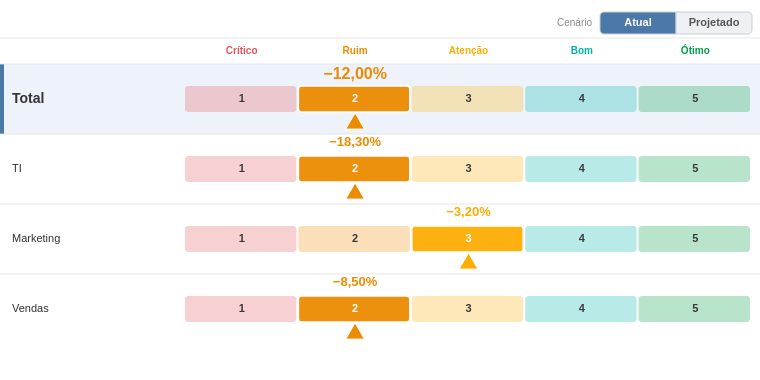

Describe this chart as a Vega-Lite specification.
### Vega specification from a JSON file in a GitHub repository (floating-point values rounded to 4 significant figures)
{"$schema": "https://vega.github.io/schema/vega/v6.json", "description": "PROTÓTIPO v3 (toggle Atual/Projetado; base projetada = PlanejadoAnual) — igual ao Deneb, com width/height e dataset fictício. Testar em vega.github.io/editor.", "width": 760, "height": 380, "autosize": {"type": "none", "resize": true, "contains": "padding"}, "padding": {"left": 0, "right": 0, "top": 8, "bottom": 8}, "signals": [{"name": "totalWidth", "update": "width"}, {"name": "containerH", "update": "height"}, {"name": "labelWidth", "value": 185}, {"name": "nameW", "update": "min(340, totalWidth * 0.45)"}, {"name": "barAreaWidth", "update": "totalWidth - labelWidth - 8"}, {"name": "segW", "update": "barAreaWidth / 5"}, {"name": "headerH", "value": 26}, {"name": "rowH", "value": 70}, {"name": "barH", "value": 26}, {"name": "barOffY", "value": 22}, {"name": "toolbarH", "value": 30}, {"name": "topPad", "update": "toolbarH + 46"}, {"name": "bottomPad", "value": 10}, {"name": "viewportH", "update": "max(60, containerH - topPad - bottomPad)"}, {"name": "nChild", "update": "data('children').length"}, {"name": "projRowH", "update": "nChild > 0 ? clamp(viewportH / nChild, 30, 44) : 42"}, {"name": "barHt", "update": "min(26, projRowH - 14)"}, {"name": "contentH", "update": "nChild * projRowH"}, {"name": "maxScroll", "update": "max(0, contentH - viewportH)"}, {"name": "thumbH", "update": "max(24, viewportH * (viewportH / max(contentH, 1)))"}, {"name": "chartPad", "value": 12}, {"name": "chartLeft", "update": "nameW + chartPad"}, {"name": "chartRight", "update": "totalWidth - 16"}, {"name": "centerX", "update": "(chartLeft + chartRight) / 2"}, {"name": "divMax", "update": "data('childExtent').length ? data('childExtent')[0].maxAbs : 1"}, {"name": "segW2", "value": 76}, {"name": "segProjX", "update": "totalWidth - 8 - segW2"}, {"name": "segAtualX", "update": "segProjX - segW2"}, {"name": "currentNode", "value": null, "on": [{"events": "@areaRow:click", "update": "datum.Nome"}, {"events": "@backBtn:click", "update": "null"}]}, {"name": "cenario", "value": "atual", "on": [{"events": "@segAtual:click", "update": "'atual'"}, {"events": "@segProj:click", "update": "'proj'"}]}, {"name": "scrollY", "value": 0, "on": [{"events": {"signal": "currentNode"}, "update": "0"}, {"events": {"signal": "nChild"}, "update": "0"}, {"events": {"signal": "cenario"}, "update": "0"}, {"events": {"type": "wheel", "consume": true, "filter": ["currentNode !== null"]}, "update": "clamp(scrollY + event.deltaY, 0, maxScroll)"}, {"events": "[@scrollThumb:pointerdown, window:pointerup] > window:pointermove", "update": "clamp(scrollY + event.movementY * (contentH / viewportH), 0, maxScroll)"}]}, {"name": "animMs", "value": 350}, {"name": "animStart", "value": 0, "on": [{"events": {"signal": "currentNode"}, "update": "now()"}, {"events": {"signal": "cenario"}, "update": "now()"}]}, {"name": "tRaw", "value": 1, "on": [{"events": {"type": "timer", "throttle": 20}, "update": "animStart > 0 ? min((now() - animStart) / animMs, 1) : 1"}]}, {"name": "tEase", "update": "tRaw * (2 - tRaw)"}], "data": [{"name": "dataset", "values": [{"Nome": "Total", "Pai": null, "Nivel": 1, "Ordem": 0, "Desvio": -12.0, "Nota": 2, "Planejado": 2160, "Realizado": 2420, "Projetado": 2300, "DesvioProj": 6.5, "NotaProj": 3, "PlanejadoAnual": 4400}, {"Nome": "TI", "Pai": "Total", "Nivel": 2, "Ordem": 1, "Desvio": -18.3, "Nota": 2, "Planejado": 1000, "Realizado": 1183, "Projetado": 1080, "DesvioProj": 8.0, "NotaProj": 3, "PlanejadoAnual": 2050}, {"Nome": "Marketing", "Pai": "Total", "Nivel": 2, "Ordem": 2, "Desvio": -3.2, "Nota": 3, "Planejado": 410, "Realizado": 423, "Projetado": 405, "DesvioProj": -1.2, "NotaProj": 4, "PlanejadoAnual": 820}, {"Nome": "Vendas", "Pai": "Total", "Nivel": 2, "Ordem": 3, "Desvio": -8.5, "Nota": 2, "Planejado": 750, "Realizado": 814, "Projetado": 835, "DesvioProj": 11.3, "NotaProj": 2, "PlanejadoAnual": 1530}, {"Nome": "Migração ERP Corporativo Global", "Pai": "TI", "Nivel": 3, "Ordem": 0, "Desvio": -28.0, "Nota": 1, "Planejado": 500, "Realizado": 640, "Projetado": 660, "PlanejadoAnual": 1000}, {"Nome": "Upgrade Wi-Fi", "Pai": "TI", "Nivel": 3, "Ordem": 0, "Desvio": -18.7, "Nota": 2, "Planejado": 80, "Realizado": 95, "Projetado": 98, "PlanejadoAnual": 165}, {"Nome": "Data Lake", "Pai": "TI", "Nivel": 3, "Ordem": 0, "Desvio": -10.0, "Nota": 2, "Planejado": 300, "Realizado": 330, "Projetado": 305, "PlanejadoAnual": 600}, {"Nome": "Helpdesk", "Pai": "TI", "Nivel": 3, "Ordem": 0, "Desvio": 18.3, "Nota": 4, "Planejado": 120, "Realizado": 98, "Projetado": 118, "PlanejadoAnual": 240}, {"Nome": "Portal do Colaborador", "Pai": "TI", "Nivel": 3, "Ordem": 0, "Desvio": null, "Nota": null, "Planejado": 220, "Realizado": null, "Projetado": 210, "PlanejadoAnual": 440}, {"Nome": "Segurança / SOC", "Pai": "TI", "Nivel": 3, "Ordem": 0, "Desvio": -7.0, "Nota": 3, "Planejado": 160, "Realizado": 171, "Projetado": 175, "PlanejadoAnual": 330}, {"Nome": "Backup & DR", "Pai": "TI", "Nivel": 3, "Ordem": 0, "Desvio": 4.0, "Nota": 4, "Planejado": 90, "Realizado": 86, "Projetado": 92, "PlanejadoAnual": 185}, {"Nome": "Licenças SaaS", "Pai": "TI", "Nivel": 3, "Ordem": 0, "Desvio": -12.0, "Nota": 2, "Planejado": 140, "Realizado": 157, "Projetado": 150, "PlanejadoAnual": 290}, {"Nome": "Mobile App", "Pai": "TI", "Nivel": 3, "Ordem": 0, "Desvio": 9.0, "Nota": 4, "Planejado": 110, "Realizado": 100, "Projetado": 108, "PlanejadoAnual": 225}, {"Nome": "Observabilidade", "Pai": "TI", "Nivel": 3, "Ordem": 0, "Desvio": -22.0, "Nota": 1, "Planejado": 75, "Realizado": 91, "Projetado": 80, "PlanejadoAnual": 150}, {"Nome": "Rebranding", "Pai": "Marketing", "Nivel": 3, "Ordem": 0, "Desvio": -16.6, "Nota": 2, "Planejado": 150, "Realizado": 175, "Projetado": 160, "PlanejadoAnual": 300}, {"Nome": "Campanha Verão", "Pai": "Marketing", "Nivel": 3, "Ordem": 0, "Desvio": 5.0, "Nota": 4, "Planejado": 200, "Realizado": 190, "Projetado": 205, "PlanejadoAnual": 410}, {"Nome": "SEO", "Pai": "Marketing", "Nivel": 3, "Ordem": 0, "Desvio": 3.3, "Nota": 4, "Planejado": 60, "Realizado": 58, "Projetado": 59, "PlanejadoAnual": 120}, {"Nome": "Expansão Nordeste", "Pai": "Vendas", "Nivel": 3, "Ordem": 0, "Desvio": -20.0, "Nota": 1, "Planejado": 250, "Realizado": 300, "Projetado": 315, "PlanejadoAnual": 520}, {"Nome": "CRM Novo", "Pai": "Vendas", "Nivel": 3, "Ordem": 0, "Desvio": -3.75, "Nota": 3, "Planejado": 400, "Realizado": 415, "Projetado": 430, "PlanejadoAnual": 820}, {"Nome": "Treinamento Equipe", "Pai": "Vendas", "Nivel": 3, "Ordem": 0, "Desvio": 1.0, "Nota": 4, "Planejado": 100, "Realizado": 99, "Projetado": 100, "PlanejadoAnual": 205}]}, {"name": "regua", "source": "dataset", "transform": [{"type": "filter", "expr": "datum.Nivel <= 2 && currentNode === null"}, {"type": "collect", "sort": {"field": "Ordem"}}, {"type": "formula", "as": "notaAtiva", "expr": "cenario === 'proj' ? datum.NotaProj : datum.Nota"}, {"type": "formula", "as": "desvioAtiva", "expr": "cenario === 'proj' ? datum.DesvioProj : datum.Desvio"}, {"type": "formula", "as": "rowY", "expr": "datum.Ordem * rowH + headerH + toolbarH"}]}, {"name": "empresaBand", "source": "regua", "transform": [{"type": "filter", "expr": "datum.Nivel === 1"}]}, {"name": "zonas", "source": "regua", "transform": [{"type": "formula", "as": "zoneArr", "expr": "[1, 2, 3, 4, 5]"}, {"type": "flatten", "fields": ["zoneArr"], "as": ["notaZona"]}]}, {"name": "zoneMeta", "values": [{"n": 1, "label": "Crítico"}, {"n": 2, "label": "Ruim"}, {"n": 3, "label": "Atenção"}, {"n": 4, "label": "Bom"}, {"n": 5, "label": "Ótimo"}], "transform": [{"type": "filter", "expr": "currentNode === null"}]}, {"name": "children", "source": "dataset", "transform": [{"type": "filter", "expr": "currentNode !== null && datum.Pai === currentNode"}, {"type": "formula", "as": "execAtiva", "expr": "cenario === 'proj' ? datum.Projetado : datum.Realizado"}, {"type": "formula", "as": "planAtiva", "expr": "cenario === 'proj' ? datum.PlanejadoAnual : datum.Planejado"}, {"type": "formula", "as": "plan", "expr": "isValid(datum.planAtiva) ? datum.planAtiva : 0"}, {"type": "formula", "as": "real", "expr": "isValid(datum.execAtiva) ? datum.execAtiva : 0"}, {"type": "formula", "as": "semDado", "expr": "(!isValid(datum.planAtiva)) || (!isValid(datum.execAtiva))"}, {"type": "formula", "as": "saldo", "expr": "datum.plan - datum.real"}, {"type": "formula", "as": "absSaldo", "expr": "abs(datum.saldo)"}, {"type": "collect", "sort": {"field": "absSaldo", "order": "descending"}}, {"type": "window", "ops": ["row_number"], "as": ["idx"]}]}, {"name": "childExtent", "source": "children", "transform": [{"type": "aggregate", "fields": ["absSaldo"], "ops": ["max"], "as": ["maxAbs"]}]}, {"name": "navState", "values": [{}], "transform": [{"type": "filter", "expr": "currentNode !== null"}]}], "scales": [{"name": "colorScale", "type": "ordinal", "domain": [1, 2, 3, 4, 5], "range": ["#e15759", "#ED8B00", "#fcad04", "#00b2a9", "#009e47"]}, {"name": "xDiv", "type": "linear", "zero": false, "clamp": true, "domain": [{"signal": "-divMax"}, {"signal": "divMax"}], "range": [{"signal": "chartLeft"}, {"signal": "chartRight"}]}], "marks": [{"type": "rule", "encode": {"update": {"x": {"value": 0}, "x2": {"signal": "totalWidth"}, "y": {"signal": "toolbarH"}, "stroke": {"value": "#e6e6e6"}, "strokeWidth": {"value": 1}}}}, {"type": "text", "interactive": false, "encode": {"enter": {"align": {"value": "right"}, "baseline": {"value": "middle"}, "fontSize": {"value": 10}, "fill": {"value": "#888888"}}, "update": {"x": {"signal": "segAtualX - 8"}, "y": {"value": 15}, "text": {"value": "Cenário"}}}}, {"type": "rect", "name": "segAtual", "encode": {"enter": {"cursor": {"value": "pointer"}, "stroke": {"value": "#c8ced5"}, "strokeWidth": {"value": 1}, "cornerRadiusTopLeft": {"value": 4}, "cornerRadiusBottomLeft": {"value": 4}}, "update": {"x": {"signal": "segAtualX"}, "y": {"value": 4}, "width": {"signal": "segW2"}, "height": {"value": 22}, "fill": {"signal": "cenario === 'atual' ? '#4c78a8' : '#eef1f4'"}}}}, {"type": "text", "interactive": false, "encode": {"enter": {"align": {"value": "center"}, "baseline": {"value": "middle"}, "fontSize": {"value": 11}, "fontWeight": {"value": "bold"}}, "update": {"x": {"signal": "segAtualX + segW2 / 2"}, "y": {"value": 15}, "text": {"value": "Atual"}, "fill": {"signal": "cenario === 'atual' ? '#ffffff' : '#555555'"}}}}, {"type": "rect", "name": "segProj", "encode": {"enter": {"cursor": {"value": "pointer"}, "stroke": {"value": "#c8ced5"}, "strokeWidth": {"value": 1}, "cornerRadiusTopRight": {"value": 4}, "cornerRadiusBottomRight": {"value": 4}}, "update": {"x": {"signal": "segProjX"}, "y": {"value": 4}, "width": {"signal": "segW2"}, "height": {"value": 22}, "fill": {"signal": "cenario === 'proj' ? '#4c78a8' : '#eef1f4'"}}}}, {"type": "text", "interactive": false, "encode": {"enter": {"align": {"value": "center"}, "baseline": {"value": "middle"}, "fontSize": {"value": 11}, "fontWeight": {"value": "bold"}}, "update": {"x": {"signal": "segProjX + segW2 / 2"}, "y": {"value": 15}, "text": {"value": "Projetado"}, "fill": {"signal": "cenario === 'proj' ? '#ffffff' : '#555555'"}}}}, {"type": "rect", "from": {"data": "empresaBand"}, "encode": {"update": {"x": {"value": 0}, "width": {"signal": "totalWidth"}, "y": {"signal": "datum.rowY"}, "height": {"signal": "rowH"}, "fill": {"value": "#eef3fb"}, "opacity": {"signal": "tEase"}}}}, {"type": "rect", "from": {"data": "empresaBand"}, "encode": {"update": {"x": {"value": 0}, "width": {"value": 4}, "y": {"signal": "datum.rowY"}, "height": {"signal": "rowH"}, "fill": {"value": "#4c78a8"}, "opacity": {"signal": "tEase"}}}}, {"type": "text", "from": {"data": "zoneMeta"}, "encode": {"enter": {"align": {"value": "center"}, "baseline": {"value": "middle"}, "fontSize": {"value": 10}, "fontWeight": {"value": "bold"}}, "update": {"x": {"signal": "labelWidth + (datum.n - 0.5) * segW"}, "y": {"signal": "toolbarH + headerH / 2"}, "text": {"field": "label"}, "fill": {"signal": "scale('colorScale', datum.n)"}, "limit": {"signal": "segW - 4"}, "opacity": {"signal": "tEase"}}}}, {"type": "rule", "from": {"data": "regua"}, "encode": {"enter": {"stroke": {"value": "#e0e0e0"}, "strokeWidth": {"value": 1}}, "update": {"x": {"value": 0}, "x2": {"signal": "totalWidth"}, "y": {"field": "rowY"}, "opacity": {"signal": "0.8 * tEase"}}}}, {"type": "rect", "from": {"data": "zonas"}, "encode": {"enter": {"strokeWidth": {"value": 1.5}, "cornerRadius": {"value": 3}}, "update": {"x": {"signal": "labelWidth + (datum.notaZona - 1) * segW"}, "width": {"signal": "segW - 2"}, "y": {"signal": "datum.rowY + barOffY"}, "height": {"signal": "barH"}, "fill": {"signal": "scale('colorScale', datum.notaZona)"}, "fillOpacity": {"signal": "!isValid(datum.notaAtiva) ? 0.55 : (datum.notaZona === datum.notaAtiva ? 0.95 : 0.28)"}, "stroke": {"signal": "datum.notaZona === datum.notaAtiva ? '#ffffff' : null"}, "opacity": {"signal": "tEase"}}}}, {"type": "text", "from": {"data": "zonas"}, "encode": {"enter": {"align": {"value": "center"}, "baseline": {"value": "middle"}, "fontSize": {"value": 11}, "fontWeight": {"value": "bold"}}, "update": {"x": {"signal": "labelWidth + (datum.notaZona - 0.5) * segW"}, "y": {"signal": "datum.rowY + barOffY + barH / 2"}, "text": {"signal": "'' + datum.notaZona"}, "fill": {"signal": "datum.notaZona === datum.notaAtiva ? '#ffffff' : '#3a3a3a'"}, "opacity": {"signal": "tEase"}}}}, {"type": "text", "from": {"data": "regua"}, "encode": {"enter": {"align": {"value": "left"}, "baseline": {"value": "middle"}, "fill": {"value": "#333333"}}, "update": {"x": {"value": 12}, "y": {"signal": "datum.rowY + barOffY + barH / 2"}, "text": {"field": "Nome"}, "fontSize": {"signal": "datum.Nivel === 1 ? 14 : 11"}, "fontWeight": {"signal": "datum.Nivel === 1 ? 'bold' : 'normal'"}, "limit": {"signal": "labelWidth - 20"}, "opacity": {"signal": "tEase"}}}}, {"type": "text", "from": {"data": "regua"}, "encode": {"enter": {"align": {"value": "center"}, "baseline": {"value": "top"}, "fontWeight": {"value": "bold"}}, "update": {"x": {"signal": "isValid(datum.notaAtiva) ? labelWidth + (datum.notaAtiva - 0.5) * segW : labelWidth + barAreaWidth / 2"}, "y": {"signal": "datum.rowY + 2"}, "text": {"signal": "isValid(datum.desvioAtiva) ? replace(format(datum.desvioAtiva, '.2f'), '.', ',') + '%' : '--'"}, "fontSize": {"signal": "datum.Nivel === 1 ? 16 : 13"}, "fill": {"signal": "isValid(datum.notaAtiva) ? scale('colorScale', datum.notaAtiva) : '#aaaaaa'"}, "opacity": {"signal": "tEase"}}}}, {"type": "symbol", "from": {"data": "regua"}, "encode": {"enter": {"shape": {"value": "triangle-up"}, "stroke": {"value": "white"}, "strokeWidth": {"value": 1}}, "update": {"x": {"signal": "isValid(datum.notaAtiva) ? labelWidth + (datum.notaAtiva - 0.5) * segW : -999"}, "y": {"signal": "datum.rowY + barOffY + barH + 9"}, "size": {"signal": "min(segW * 14, 350)"}, "fill": {"signal": "isValid(datum.notaAtiva) ? scale('colorScale', datum.notaAtiva) : 'transparent'"}, "opacity": {"signal": "(isValid(datum.notaAtiva) ? 1 : 0) * tEase"}}}}, {"type": "rect", "name": "areaRow", "from": {"data": "regua"}, "encode": {"enter": {"cursor": {"value": "pointer"}, "fill": {"value": "#4c78a8"}}, "update": {"x": {"value": 0}, "width": {"signal": "totalWidth"}, "y": {"signal": "datum.rowY"}, "height": {"signal": "rowH"}, "fillOpacity": {"value": 0}, "tooltip": {"signal": "{'Nó': datum.Nome, 'Desvio atual': isValid(datum.Desvio) ? replace(format(datum.Desvio, '.2f'), '.', ',') + '%' : '--', 'Nota atual': isValid(datum.Nota) ? datum.Nota : '--', 'Desvio projetado': isValid(datum.DesvioProj) ? replace(format(datum.DesvioProj, '.2f'), '.', ',') + '%' : '--', 'Nota projetada': isValid(datum.NotaProj) ? datum.NotaProj : '--'}"}}, "hover": {"fillOpacity": {"value": 0.1}}}}, {"type": "rule", "from": {"data": "navState"}, "encode": {"update": {"x": {"signal": "centerX"}, "y": {"signal": "topPad"}, "y2": {"signal": "topPad + min(contentH, viewportH)"}, "stroke": {"value": "#9aa6b2"}, "strokeWidth": {"value": 1.5}, "opacity": {"signal": "tEase"}}}}, {"type": "text", "from": {"data": "navState"}, "encode": {"enter": {"align": {"value": "right"}, "baseline": {"value": "bottom"}, "fontSize": {"value": 10}, "fill": {"value": "#c0504d"}}, "update": {"x": {"signal": "centerX - 8"}, "y": {"signal": "topPad - 8"}, "text": {"value": "◄ Estouro (gastou mais)"}, "opacity": {"signal": "tEase"}}}}, {"type": "text", "from": {"data": "navState"}, "encode": {"enter": {"align": {"value": "left"}, "baseline": {"value": "bottom"}, "fontSize": {"value": 10}, "fill": {"value": "#4e9a51"}}, "update": {"x": {"signal": "centerX + 8"}, "y": {"signal": "topPad - 8"}, "text": {"value": "Economia (gastou menos) ►"}, "opacity": {"signal": "tEase"}}}}, {"type": "group", "name": "drillScroll", "clip": true, "encode": {"update": {"x": {"value": 0}, "y": {"signal": "topPad"}, "width": {"signal": "totalWidth"}, "height": {"signal": "viewportH"}}}, "marks": [{"type": "rect", "from": {"data": "children"}, "encode": {"enter": {"cornerRadius": {"value": 3}}, "update": {"x": {"signal": "centerX + (scale('xDiv', min(datum.saldo, 0)) - centerX) * tEase"}, "x2": {"signal": "centerX + (scale('xDiv', max(datum.saldo, 0)) - centerX) * tEase"}, "y": {"signal": "(datum.idx - 1) * projRowH - scrollY + (projRowH - barHt) / 2"}, "height": {"signal": "barHt"}, "fill": {"signal": "datum.semDado ? '#c7ccd1' : (datum.saldo < 0 ? '#e15759' : '#009e47')"}, "opacity": {"signal": "tEase"}, "tooltip": {"signal": "{'Item': datum.Nome, 'Planejado (acum.)': isValid(datum.Planejado) ? 'R$ ' + replace(format(datum.Planejado, ',.0f'), /,/g, '.') + ' mil' : '—', 'Realizado': isValid(datum.Realizado) ? 'R$ ' + replace(format(datum.Realizado, ',.0f'), /,/g, '.') + ' mil' : '—', 'Planejado anual': isValid(datum.PlanejadoAnual) ? 'R$ ' + replace(format(datum.PlanejadoAnual, ',.0f'), /,/g, '.') + ' mil' : '—', 'Projetado': isValid(datum.Projetado) ? 'R$ ' + replace(format(datum.Projetado, ',.0f'), /,/g, '.') + ' mil' : '—', 'Base': cenario === 'proj' ? 'anual − projetado' : 'acum. − realizado', 'Saldo': (datum.saldo < 0 ? '−' : '+') + 'R$ ' + replace(format(datum.absSaldo, ',.0f'), /,/g, '.') + ' mil'}"}}}}, {"type": "text", "from": {"data": "children"}, "encode": {"enter": {"align": {"value": "left"}, "baseline": {"value": "middle"}, "fill": {"value": "#333333"}, "fontSize": {"value": 11}}, "update": {"x": {"value": 6}, "y": {"signal": "(datum.idx - 1) * projRowH - scrollY + projRowH / 2"}, "text": {"field": "Nome"}, "limit": {"signal": "nameW - 12"}, "opacity": {"signal": "tEase"}}}}, {"type": "text", "from": {"data": "children"}, "encode": {"enter": {"baseline": {"value": "middle"}, "fontSize": {"value": 11}, "fontWeight": {"value": "bold"}}, "update": {"x": {"signal": "(centerX + (scale('xDiv', datum.saldo) - centerX) * tEase) + ((datum.saldo < 0 ? ((scale('xDiv', datum.saldo) - nameW) < 90) : ((totalWidth - scale('xDiv', datum.saldo)) < 90)) ? (datum.saldo < 0 ? 5 : -5) : (datum.saldo < 0 ? -5 : 5))"}, "y": {"signal": "(datum.idx - 1) * projRowH - scrollY + projRowH / 2"}, "align": {"signal": "(datum.saldo < 0 ? ((scale('xDiv', datum.saldo) - nameW) < 90) : ((totalWidth - scale('xDiv', datum.saldo)) < 90)) ? (datum.saldo < 0 ? 'left' : 'right') : (datum.saldo < 0 ? 'right' : 'left')"}, "text": {"signal": "(datum.semDado ? '' : (datum.saldo < 0 ? '−' : '+')) + 'R$ ' + replace(format(datum.absSaldo, ',.0f'), /,/g, '.') + ' mil'"}, "fill": {"signal": "(datum.saldo < 0 ? ((scale('xDiv', datum.saldo) - nameW) < 90) : ((totalWidth - scale('xDiv', datum.saldo)) < 90)) ? '#ffffff' : (datum.semDado ? '#7a7f85' : (datum.saldo < 0 ? '#e15759' : '#009e47'))"}, "opacity": {"signal": "tEase"}}}}]}, {"type": "rect", "from": {"data": "navState"}, "encode": {"update": {"x": {"signal": "totalWidth - 6"}, "width": {"value": 4}, "y": {"signal": "topPad"}, "height": {"signal": "viewportH"}, "fill": {"value": "#ececec"}, "cornerRadius": {"value": 2}, "opacity": {"signal": "maxScroll > 0 ? tEase : 0"}}}}, {"type": "rect", "name": "scrollThumb", "from": {"data": "navState"}, "encode": {"enter": {"cursor": {"value": "pointer"}}, "update": {"x": {"signal": "totalWidth - 6"}, "width": {"value": 4}, "height": {"signal": "thumbH"}, "y": {"signal": "topPad + (maxScroll > 0 ? (viewportH - thumbH) * (scrollY / maxScroll) : 0)"}, "fill": {"value": "#b0b0b0"}, "cornerRadius": {"value": 2}, "opacity": {"signal": "maxScroll > 0 ? tEase : 0"}}}}, {"type": "group", "name": "backBtn", "from": {"data": "navState"}, "encode": {"enter": {"cursor": {"value": "pointer"}}, "update": {"x": {"value": 0}, "y": {"signal": "toolbarH + 6"}, "width": {"value": 96}, "height": {"value": 26}, "fill": {"value": "#f0f0f0"}, "stroke": {"value": "#cccccc"}, "cornerRadius": {"value": 4}, "opacity": {"signal": "tEase"}}}, "marks": [{"type": "text", "interactive": false, "encode": {"enter": {"align": {"value": "center"}, "baseline": {"value": "middle"}, "fill": {"value": "#444444"}, "fontSize": {"value": 11}, "fontWeight": {"value": "bold"}}, "update": {"x": {"value": 48}, "y": {"value": 13}, "text": {"value": "← Voltar"}}}}]}, {"type": "text", "from": {"data": "navState"}, "encode": {"enter": {"align": {"value": "left"}, "baseline": {"value": "middle"}, "fill": {"value": "#333333"}, "fontSize": {"value": 13}, "fontWeight": {"value": "bold"}}, "update": {"x": {"value": 108}, "y": {"signal": "toolbarH + 15"}, "text": {"signal": "'Ofensores · ' + currentNode + (cenario === 'proj' ? '  (projetado)' : '')"}, "opacity": {"signal": "tEase"}}}}, {"type": "text", "from": {"data": "navState"}, "encode": {"enter": {"align": {"value": "left"}, "baseline": {"value": "middle"}, "fill": {"value": "#9aa6b2"}, "fontSize": {"value": 10}}, "update": {"x": {"value": 108}, "y": {"signal": "toolbarH + 31"}, "text": {"value": "Valores em R$ mil"}, "opacity": {"signal": "tEase"}}}}]}
